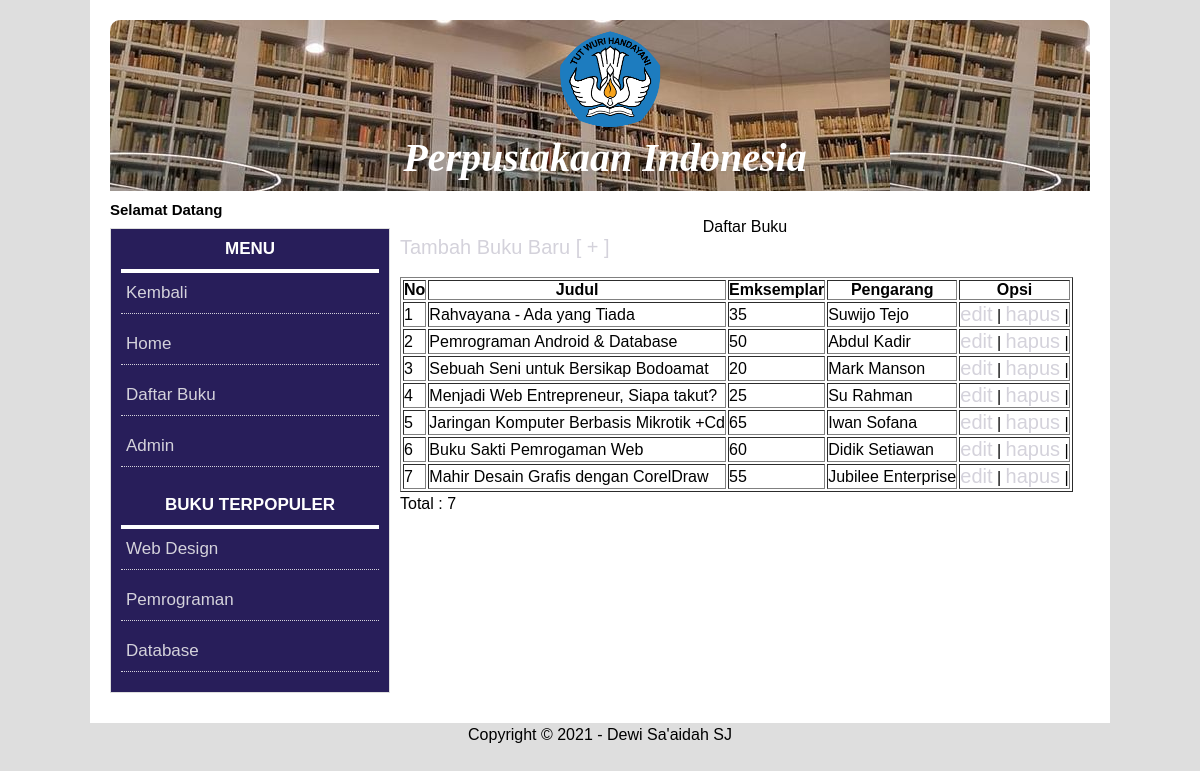
The app's page /admin.php with its own data.
### tables this page shows
CREATE TABLE `tperpus` (
  `id` int(11) NOT NULL,
  `judul_buku` varchar(50) NOT NULL,
  `eksemplar` varchar(50) NOT NULL,
  `pengarang` varchar(50) NOT NULL
);

### admin.php (the view, shortened to what this page needs)
<?php
include("konek.php");
?>
<!DOCTYPE html>
<html lang="en">
<head>
<link rel="stylesheet" href="Style.css">
</head>
<body>
<div id="container">
<div class="header"><img src="images/logo1.png" width="150" height="100"><h1>Perpustakaan Indonesia</h1></div>
<h4>Selamat Datang</h4>
<div class="main">
<div class="left">
<h3 align="center">MENU</h3>
<ul>
<li><a href="http://localhost/uts/index2.php">Kembali</a></li>
<li><a href="http://localhost/uts/home.php">Home</a></li>
<li><a href="http://localhost/uts/daftar_buku.php">Daftar Buku</a></li>
<li><a href="#">Admin</a></li>
</ul>
<br>
<h3 align="center">BUKU TERPOPULER</h3>
<ul>
<li><a href="https://www.jurnalweb.com/ebook-untuk-belajar-web-design-development-di-era-modern/">Web Design</a></li>
<li><a href="https://www.jagoanhosting.com/blog/7-rekomendasi-buku-untuk-programmer/">Pemrograman</a></li>
<li><a href="https://www.kompasiana.com/ribhigustizio9433/5e3212f5d541df78bc4fdde2/resensi-buku-pemrograman-database-komplet?page=all">Database</a></li>
</ul>
</div>
</div>
<div class="container">
    <center>Daftar Buku</center>
    <div class="row justify-content-center mt-5">
    <nav>
    <a href="form.php">Tambah Buku Baru [ + ]</a>
    </nav>
    <br>
    <div class="table-responsive">
        <table id="table-datables" class="table" border="1">
            <thead class="thead-dark">
                <tr>
                    <th>No</th>
                    <th>Judul</th>
                    <th>Emksemplar</th>
                    <th>Pengarang</th>
                    <th>Opsi</th>
                </tr>
            </thead>
            <tbody>
            <?php
            $sql= "SELECT * FROM tperpus";
            $query= mysqli_query($db, $sql);
            $no=1;
            while($member= mysqli_fetch_array($query)){
                echo "<tr>";
                echo "<td>".$no++. "</td>";
                echo "<td>".$member['judul_buku']."</td>";
                echo "<td>".$member['eksemplar']."</td>";
                echo "<td>".$member['pengarang']."</td>";
                echo "<td>";
                echo "<a href='form-edit.php?id=".$member['id']."'>edit</a> | ";
                echo "<a href='hapus.php?id=".$member['id']."'>hapus</a> | ";
                echo "</td>";
                echo "</tr>";
            }
            ?>
            </tbody>
        </table>
    </div>
            <p>Total : <?php echo mysqli_num_rows($query) ?></p>
    </div>
    </div>
</div>
<div class="footer"><p align="center">Copyright © 2021 - Dewi Sa'aidah SJ</a></p>
</div>
</body>
</html>

### style.css (style rules this page uses)
* { padding :0 ; margin :0 ; }
body { width: 100%; font-family:Verdana, Geneva, Tahoma, sans-serif; background-color: #dedede; }
p { margin-bottom: 20px; line-height: 1.5em; }
h3 { font : #fff; font-size: 17px; padding-bottom: 10px; border-bottom: 4px solid #fff; }
h4 { font : white; padding-top: 10px; text-align: left; font-size: 15px; }
* { box-sizing: border-box; }
a { text-decoration: none; font-family: Verdana, Geneva, Tahoma, sans-serif; font-style: inherit; font-size: 20px; color: #d4d2db; }
#container { max-width: 1140px; text-align: : center; background: #fff; overflow: hidden; border:0px solid #d9d9d9; margin : 0px 90px; padding:20px 20px 20px 20px; }
.header { border-radius: 10px 10px 0 0 ; padding: 10px 0 0 10px; text-align : center; background-image: url(images/background.jpg); }
.header h1 { font-size: 40px; color:#fff; padding-bottom: 10px; font-family: 'Times New Roman', Times, serif; font-style: italic; text-align:center; }
.left { width: 280px; color:#fff; border: 1px solid #dedede; padding: 10px; margin: 10px 10px 10px 0px; float: left; background-color: #281e5a; }
.left ul { list-style-type: none; }
.left ul li { display: block; }
.left ul li a { display: block; font-size: 17px; border-bottom: 1px dotted #d4d2db; margin-bottom: 10px; padding: 10px 5px; font: #64bed4; }

### records on screen
tperpus: judul_buku "Rahvayana - Ada yang Tiada", eksemplar "35", pengarang "Suwijo Tejo"
tperpus: judul_buku "Pemrograman Android & Database", eksemplar "50", pengarang "Abdul Kadir"
tperpus: judul_buku "Sebuah Seni untuk Bersikap Bodoamat", eksemplar "20", pengarang "Mark Manson"
tperpus: judul_buku "Menjadi Web Entrepreneur, Siapa takut?", eksemplar "25", pengarang "Su Rahman"
tperpus: judul_buku "Jaringan Komputer Berbasis Mikrotik +Cd", eksemplar "65", pengarang "Iwan Sofana"
tperpus: judul_buku "Buku Sakti Pemrogaman Web", eksemplar "60", pengarang "Didik Setiawan"
tperpus: judul_buku "Mahir Desain Grafis dengan CorelDraw", eksemplar "55", pengarang "Jubilee Enterprise"

### other values on screen
mysqli_num_rows($query) "7"
